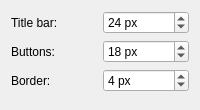
<?xml version="1.0" encoding="UTF-8"?>
<ui version="4.0">
 <class>NTLegacyConfig</class>
 <widget class="QWidget" name="NTLegacyConfig">
  <layout class="QGridLayout" name="gridLayout">
   <item row="0" column="0">
    <widget class="QLabel" name="label_TitleHeight">
     <property name="text"><string>Title bar:</string></property>
    </widget>
   </item>
   <item row="0" column="1">
    <widget class="QSpinBox" name="kcfg_TitleHeight">
     <property name="minimum"><number>16</number></property>
     <property name="maximum"><number>48</number></property>
     <property name="value"><number>24</number></property>
     <property name="suffix"><string> px</string></property>
    </widget>
   </item>
   <item row="1" column="0">
    <widget class="QLabel" name="label_ButtonHeight">
     <property name="text"><string>Buttons:</string></property>
    </widget>
   </item>
   <item row="1" column="1">
    <widget class="QSpinBox" name="kcfg_ButtonHeight">
     <property name="minimum"><number>10</number></property>
     <property name="maximum"><number>40</number></property>
     <property name="value"><number>18</number></property>
     <property name="suffix"><string> px</string></property>
    </widget>
   </item>
   <item row="2" column="0">
    <widget class="QLabel" name="label_BorderLeft">
     <property name="text"><string>Border:</string></property>
    </widget>
   </item>
   <item row="2" column="1">
    <widget class="QSpinBox" name="kcfg_BorderLeft">
     <property name="minimum"><number>0</number></property>
     <property name="maximum"><number>12</number></property>
     <property name="value"><number>4</number></property>
     <property name="suffix"><string> px</string></property>
    </widget>
   </item>
   <item row="3" column="0" colspan="2">
    <spacer name="spacer">
     <property name="orientation"><enum>Qt::Vertical</enum></property>
    </spacer>
   </item>
  </layout>
 </widget>
 <resources/>
 <connections/>
</ui>
